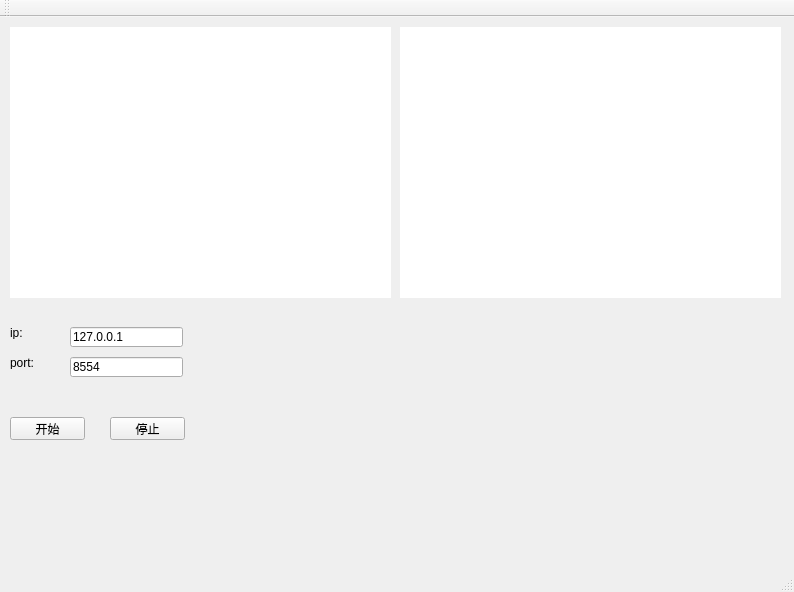
<?xml version="1.0" encoding="UTF-8"?>
<ui version="4.0">
 <class>MainWindow</class>
 <widget class="QMainWindow" name="MainWindow">
  <property name="geometry">
   <rect>
    <x>0</x>
    <y>0</y>
    <width>794</width>
    <height>592</height>
   </rect>
  </property>
  <property name="windowTitle">
   <string>MainWindow</string>
  </property>
  <widget class="QWidget" name="centralWidget">
   <widget class="QPushButton" name="startButton">
    <property name="geometry">
     <rect>
      <x>10</x>
      <y>400</y>
      <width>75</width>
      <height>23</height>
     </rect>
    </property>
    <property name="text">
     <string>开始</string>
    </property>
   </widget>
   <widget class="QLabel" name="label">
    <property name="geometry">
     <rect>
      <x>10</x>
      <y>310</y>
      <width>54</width>
      <height>12</height>
     </rect>
    </property>
    <property name="text">
     <string>ip:</string>
    </property>
   </widget>
   <widget class="QLineEdit" name="ip">
    <property name="geometry">
     <rect>
      <x>70</x>
      <y>310</y>
      <width>113</width>
      <height>20</height>
     </rect>
    </property>
    <property name="text">
     <string>127.0.0.1</string>
    </property>
   </widget>
   <widget class="QLineEdit" name="port">
    <property name="geometry">
     <rect>
      <x>70</x>
      <y>340</y>
      <width>113</width>
      <height>20</height>
     </rect>
    </property>
    <property name="text">
     <string>8554</string>
    </property>
   </widget>
   <widget class="QLabel" name="label_2">
    <property name="geometry">
     <rect>
      <x>10</x>
      <y>340</y>
      <width>54</width>
      <height>12</height>
     </rect>
    </property>
    <property name="text">
     <string>port:</string>
    </property>
   </widget>
   <widget class="QLabel" name="raw">
    <property name="geometry">
     <rect>
      <x>10</x>
      <y>10</y>
      <width>381</width>
      <height>271</height>
     </rect>
    </property>
    <property name="styleSheet">
     <string notr="true">background-color: rgb(255, 255, 255);</string>
    </property>
    <property name="text">
     <string/>
    </property>
   </widget>
   <widget class="QLabel" name="remote">
    <property name="geometry">
     <rect>
      <x>400</x>
      <y>10</y>
      <width>381</width>
      <height>271</height>
     </rect>
    </property>
    <property name="styleSheet">
     <string notr="true">background-color: rgb(255, 255, 255);</string>
    </property>
    <property name="text">
     <string/>
    </property>
   </widget>
   <widget class="QPushButton" name="stopButton">
    <property name="geometry">
     <rect>
      <x>110</x>
      <y>400</y>
      <width>75</width>
      <height>23</height>
     </rect>
    </property>
    <property name="text">
     <string>停止</string>
    </property>
   </widget>
   <widget class="QLabel" name="count1">
    <property name="geometry">
     <rect>
      <x>330</x>
      <y>290</y>
      <width>54</width>
      <height>12</height>
     </rect>
    </property>
    <property name="text">
     <string/>
    </property>
   </widget>
  </widget>
  <widget class="QMenuBar" name="menuBar">
   <property name="geometry">
    <rect>
     <x>0</x>
     <y>0</y>
     <width>794</width>
     <height>23</height>
    </rect>
   </property>
  </widget>
  <widget class="QToolBar" name="mainToolBar">
   <attribute name="toolBarArea">
    <enum>TopToolBarArea</enum>
   </attribute>
   <attribute name="toolBarBreak">
    <bool>false</bool>
   </attribute>
  </widget>
  <widget class="QStatusBar" name="statusBar"/>
 </widget>
 <layoutdefault spacing="6" margin="11"/>
 <resources/>
 <connections/>
</ui>
